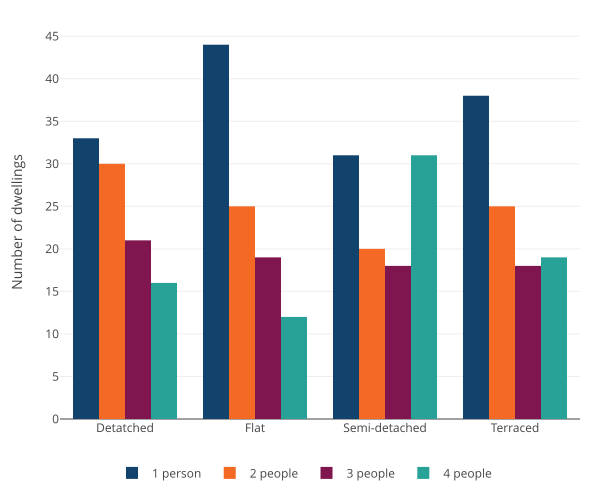

The R source for this figure:
# Example R code to create a clustered bar chart

# Package dependencies ----
library(plotly)

# Example data ----
dwelling_type <- c("Detatched", "Terraced", "Semi-detached", "Flat")
one_person <- c(33, 38, 31, 44)
two_people <- c(30, 25, 20, 25)
three_people <- c(21, 18, 18, 19)
four_people <- c(16, 19, 31, 12)
dwelling_data <- data.frame(dwelling_type, 
                            one_person, 
                            two_people,
                            three_people,
                            four_people)

# Making chart ----
fig <- plot_ly(dwelling_data, y = ~one_person, x = ~dwelling_type, type = 'bar', name = "1 person",
               marker = list(color = '#12436D')) %>% 
  add_trace(y = ~two_people, name = "2 people", marker = list(color = "#F46A25")) %>% 
  add_trace(y = ~three_people, name = "3 people", marker = list(color = '#801650')) %>% 
  add_trace(y = ~four_people, name = "4 people", marker = list(color = "#28A197")) %>% 
  layout(yaxis = list(title = "Number of dwellings"),
         xaxis = list(title = ""),
         barmode = "group",
         legend = list(orientation = "h",
                       x = 0.1,
                       y = -0.1))

# Saving as SVG ----
# This sets the preview in RStudio to give SVG download as default
fig %>% 
  config(
    toImageButtonOptions = list(
      format = "svg",
      filename = "clustered_bar"
    )
  )

# Finally, in the viewer pane click on the camera to download plot

# For more customisation options in plotly go to https://plotly.com/r/bar-charts/
